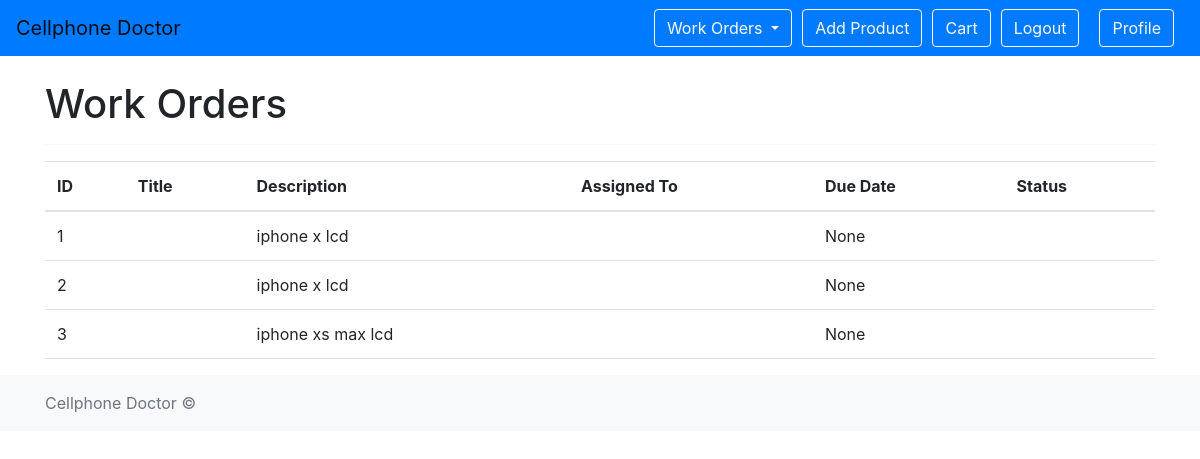
The page /work_orders/ (signed in) on the database its author committed.
### work_orders/models.py (models this page shows, shortened)
class WorkOrder(models.Model):
    description = models.TextField()
    created_date = models.DateTimeField(default=timezone.now)
    due_date = models.DateTimeField(blank=True, null=True)
    completed = models.BooleanField(default=False)
    created_date = models.DateTimeField(default=timezone.now)
    updated_date = models.DateTimeField(blank=True, null=True)
    created_by = models.ForeignKey(User, on_delete=models.CASCADE,
                                   related_name='workorder_created_by',
                                   blank=True, null=True)
    updated_by = models.ForeignKey(User, on_delete=models.CASCADE,
                                   related_name='workorder_updated_by',
                                   blank=True, null=True)

### work_orders/views.py (the view)
# urls.py: path('', workorder_list, name='workorder_list'),
@login_required
def workorder_list(request):
    workorders = WorkOrder.objects.all()
    return render(request, 'work_orders/workorder_list.html',
                  {'workorders': workorders})

### work_orders/templates/work_orders/workorder_list.html
{% extends 'base.html' %}
{% block content %}
  <h1>Work Orders</h1>
  <hr>
  <table class="table">
    <thead>
      <tr>
        <th>ID</th>
        <th>Title</th>
        <th>Description</th>
        <th>Assigned To</th>
        <th>Due Date</th>
        <th>Status</th>
      </tr>
    </thead>
    <tbody>
      {% for workorder in workorders %}
        <tr>
          <td>{{ workorder.id }}</td>
          <td>{{ workorder.title }}</td>
          <td>{{ workorder.description }}</td>
          <td>{{ workorder.assigned_to }}</td>
          <td>{{ workorder.due_date }}</td>
          <td>{{ workorder.status }}</td>
        </tr>
      {% empty %}
        <tr>
          <td colspan="6">No work orders to display.</td>
        </tr>
      {% endfor %}
    </tbody>
  </table>
{% endblock %}

### rows shown on the page
WorkOrder: id "1", description "iphone x lcd", due_date "None"
WorkOrder: id "2", description "iphone x lcd", due_date "None"
WorkOrder: id "3", description "iphone xs max lcd", due_date "None"
